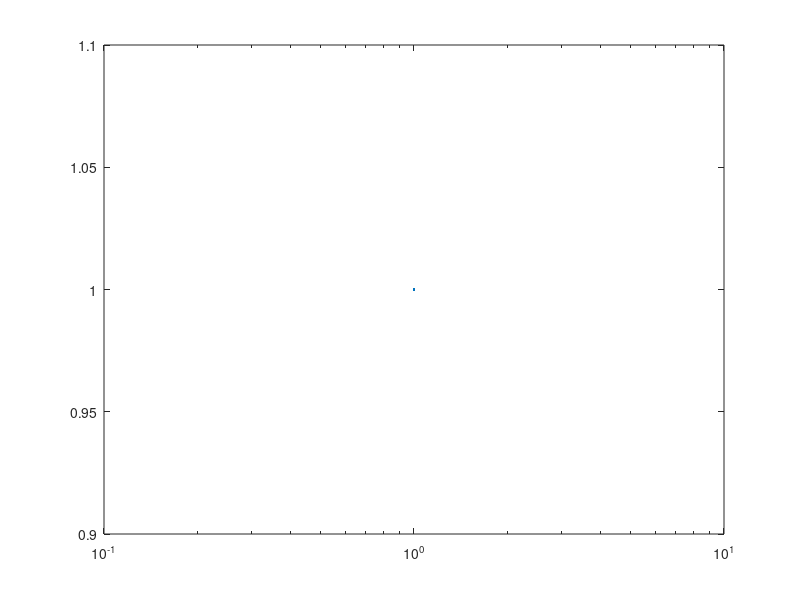

Source code (MATLAB): (Note: this script raises an error after producing the figure.)
clear all
%close all

figure
semilogx(1,1)
hold on

clear all
load('../MCMC_sparse/data/MCMC_Mw_alphaVP.mat');
N=200; %nombre d'échantillon conservé après burnin
% 
% for i=1:length(Mw)
% 	for n = 1:N
% 		err_tmp(n)=norm( save_d_ref(:,i) - d_mcmc(:,end-N+n,i) ) /  norm( save_d_ref(:,i));
% 	end
% 	err_moy(i) = mean(err_tmp);
% 	stdd(i)=prctile(err_tmp,95)-err_moy(i);
% end

d_mcmc_moy = squeeze(mean(d_mcmc(:,end-200:end,:),2));
for i=1:length(Mw)
	stdd(:,i)=prctile(d_mcmc(:,end-N:end,i),95,2); %percentile suivant la deuxième dimension
    std_err(i) = norm( save_d_ref(:,i) - stdd(:,i) ) /  norm( save_d_ref(:,i));

end


%semilogx(Mw,10*log10(err_moy));
shadedErrorBar(Mw,10*log10(err_moy),10*log10(err_moy+stdd)-10*log10(err_moy))

%plot_fig(gcf,8,6)
%matlab2tikz('IC_Mw.tex')
